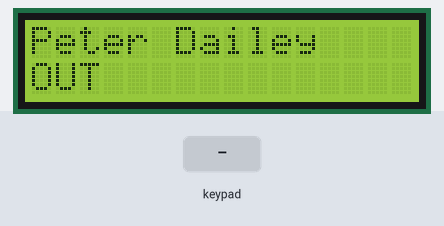
Bench run of a sketch on a simulated Arduino Uno, built with avr-gcc and run on an emulated ATmega328P. Parts: 16×2 character LCD. Inputs (shaded band) come from the test bench.

Above: at 1.2 s.
1.3 s: key 'U' pressed
At 2.6 s:
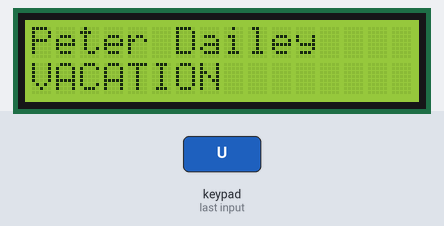
3.0 s: key 'D' pressed
At 3.06 s:
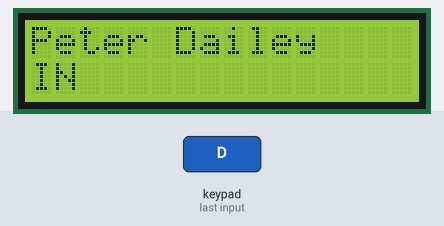
4.6 s: key 'L' pressed
At 4.68 s:
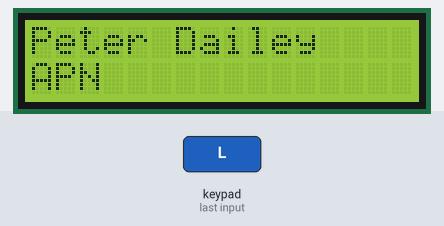
6.2 s: key 'R' pressed
At 6.8 s:
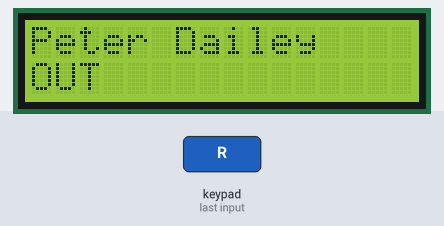
Timing chart, 0 to 8.8 s (numbered marks = the images above; inputs shaded):
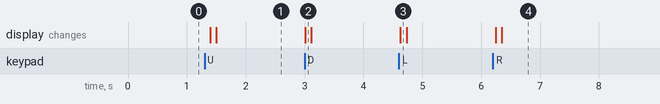

The sketch:

Office_Status_LCD.ino
```cpp
#include <Wire.h>
#include <Adafruit_RGBLCDShield.h>
#include <utility/Adafruit_MCP23017.h>


Adafruit_RGBLCDShield lcd = Adafruit_RGBLCDShield();
char* locations[] = {
  "IN      ",
  "OUT     ",
  "APN     ",
  "VACATION",
  "OTHER   "
};

int no_locations = 4;
int pos = 1;

void setup() {
  // Debugging output
  Serial.begin(9600);

  // set up the LCD's number of columns and rows:
  lcd.begin(16, 2);

  // Print a message to the LCD.
  displayHeader();
  displayFooter(pos);
}


void loop() {
  uint8_t buttons = lcd.readButtons();
  if (buttons) {
    pos++;
    displayFooter(pos);
  }

  delay(100);
}

void displayHeader() {
  lcd.clear();
  lcd.setCursor(0, 0);
  lcd.print("Peter Dailey");
}

void displayFooter(int pos) {
  lcd.setCursor(0, 1);
  lcd.print(locations[pos % no_locations]);
}
```

Measured:
- after the input at 1.3 s, the display: first changes after 0.10 s (image 1 shows a later state)
- after the input at 3.0 s, the display: changes at once (image 2)
- after the input at 4.6 s, the display: changes at once (image 3)
- after the input at 6.2 s, the display: first changes after 0.05 s (image 4 shows a later state)
